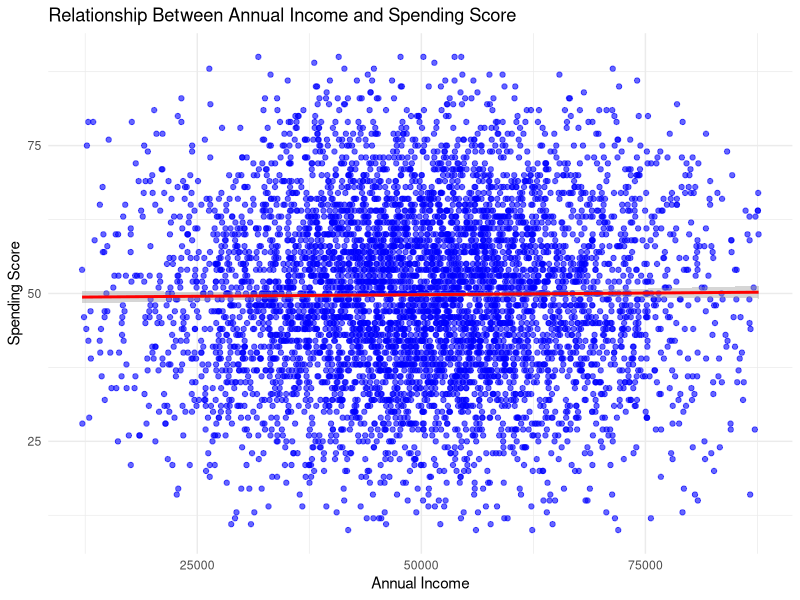
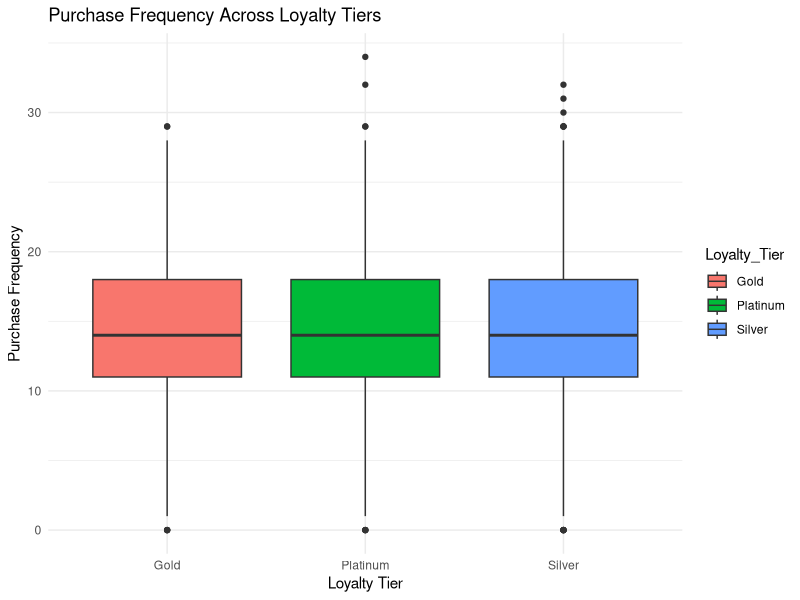
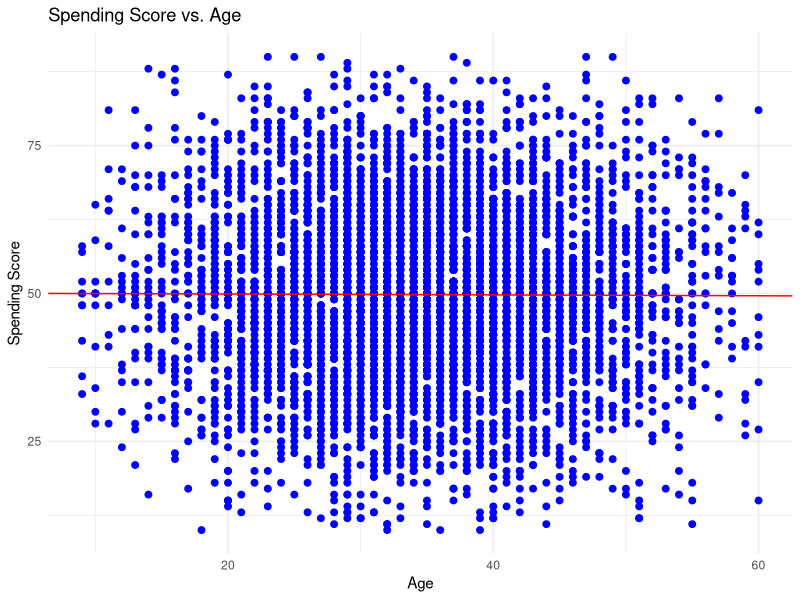
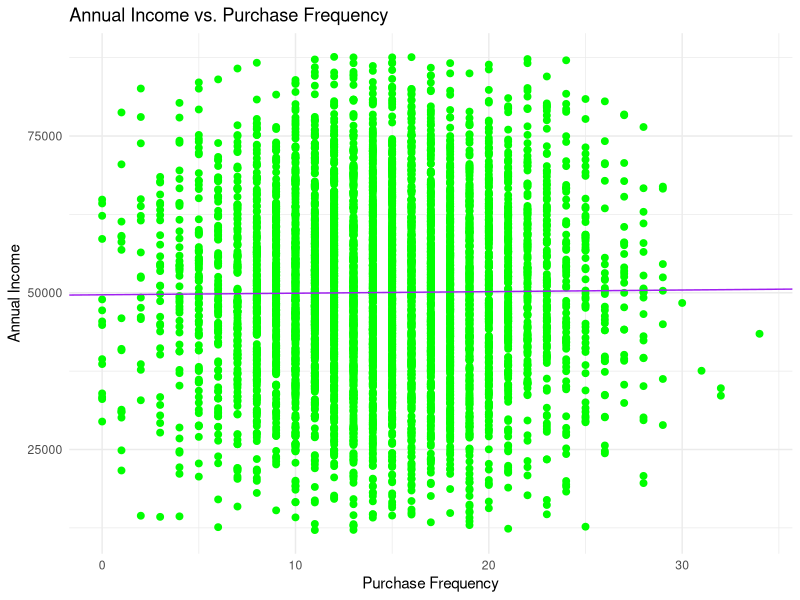

R code for these plots, in order:
# Project Milestone 3, ALY 6010, 14/12/2024

# Upload the data set

data <- read.csv("customer_satisfaction_survey_clean.csv")

# Question 1: Is there a significant relationship between Annual_Income and Spending_Score?

# Dependent Variable: Spending_Score (Customer spending score).
# Independent Variable: Annual_Income (Customer annual income). 

# Null Hypothesis (𝐻0): There is no significant relationship between Annual_Income and Spending_Score.
# Alternative Hypothesis (𝐻𝑎): There is a significant relationship between Annual_Income and Spending_Score.

# Calculate means
mean_x <- mean(data$Annual_Income)
mean_y <- mean(data$Spending_Score)

# Calculate slope (beta1)
numerator <- sum((data$Annual_Income - mean_x) * (data$Spending_Score - mean_y))
denominator <- sum((data$Annual_Income - mean_x)^2)
beta1 <- numerator / denominator

# Calculate intercept (beta0)
beta0 <- mean_y - beta1 * mean_x

# Calculate predicted Spending_Score
data$predicted_y <- beta0 + beta1 * data$Annual_Income

# Residuals
data$residuals <- data$Spending_Score - data$predicted_y

# Standard Error of Regression
SE <- sqrt(sum(data$residuals^2) / (nrow(data) - 2))

# Hypothesis Testing
# t = beta1 / SE_beta1
SE_beta1 <- SE / sqrt(denominator)
t_value <- beta1 / SE_beta1

# Degrees of freedom
df <- nrow(data) - 2

# p-value
p_value <- 2 * (1 - pt(abs(t_value), df))

# Results
cat("Beta1 (Slope):", beta1, "\n")
cat("T-Value:", t_value, "\n")
cat("P-Value:", p_value, "\n")

# Decision
if (p_value < 0.05) {
  cat("Reject null hypothesis: There is a significant relationship between Annual Income and Spending Score.\n")
} else {
  cat("Fail to reject null hypothesis: No significant relationship between Annual Income and Spending Score.\n")
} 

# Scatterplot of Annual_Income vs. Spending_Score
library(ggplot2)

ggplot(data, aes(x = Annual_Income, y = Spending_Score)) +
  geom_point(color = "blue", alpha = 0.6) +
  geom_smooth(method = "lm", color = "red", se = TRUE) +
  labs(title = "Relationship Between Annual Income and Spending Score",
       x = "Annual Income",
       y = "Spending Score") +
  theme_minimal()

# Question 2: Does Purchase_Frequency significantly differ across Loyalty_Tier?
# Dependent Variable: Purchase_Frequency (Number of purchases per year).
# Independent Variable: Loyalty_Tier (Categorical variable with different loyalty levels)

# Null Hypothesis (𝐻0): There is no difference in Purchase_Frequency across loyalty tiers.
# Alternative Hypothesis (𝐻𝑎): There is a difference in Purchase_Frequency across loyalty tiers.

# Overall mean
grand_mean <- mean(data$Purchase_Frequency)

# Means for each group
group_means <- tapply(data$Purchase_Frequency, data$Loyalty_Tier, mean)

# Total Sum of Squares (SST)
sst <- sum((data$Purchase_Frequency - grand_mean)^2)

# Ensure Loyalty_Tier is a factor
data$Loyalty_Tier <- as.factor(data$Loyalty_Tier)

# Compute Between-Group Sum of Squares (SSB)
ssb <- sum(sapply(unique(data$Loyalty_Tier), function(tier) {
  n_tier <- sum(data$Loyalty_Tier == tier)  # Count of observations in each tier
  mean_tier <- group_means[tier]           # Group mean for the tier
  n_tier * (mean_tier - grand_mean)^2      # SSB contribution for the tier
}))

# Within-Group Sum of Squares (SSW)
ssw <- sst - ssb

# Degrees of freedom
df_between <- length(group_means) - 1
df_within <- nrow(data) - length(group_means)

# Mean squares
ms_between <- ssb / df_between
ms_within <- ssw / df_within

# F-statistic
f_stat <- ms_between / ms_within

# p-value
p_value <- 1 - pf(f_stat, df_between, df_within)

# Results
cat("F-Statistic:", f_stat, "\n")
cat("P-Value:", p_value, "\n")

# Decision
if (p_value < 0.05) {
  cat("Reject null hypothesis: At least one Loyalty Tier has a significantly different Purchase Frequency.\n")
} else {
  cat("Fail to reject null hypothesis: No significant difference in Purchase Frequency across Loyalty Tiers.\n")
}

# Boxplot of Purchase_Frequency by Loyalty_Tier
ggplot(data, aes(x = Loyalty_Tier, y = Purchase_Frequency, fill = Loyalty_Tier)) +
  geom_boxplot() +
  labs(title = "Purchase Frequency Across Loyalty Tiers",
       x = "Loyalty Tier",
       y = "Purchase Frequency") +
  theme_minimal()


# Question 3: Is there a significant relationship between Age and Spending_Score?
# Dependent Variable: Purchase_Frequency (Number of purchases per year).
# Independent Variable: Annual_Income (Customer annual income).

# Null Hypothesis (𝐻0): There is no significant relationship between Purchase_Frequency and Annual_Income.
# Alternative Hypothesis (𝐻𝑎): There is a significant relationship between Purchase_Frequency and Annual_Income.

# Calculate means for Age and Spending_Score
age_mean <- mean(data$Age)
spending_mean <- mean(data$Spending_Score)

# Calculate intermediate values for the slope (beta_1)
data$diff_age <- data$Age - age_mean
data$diff_spending <- data$Spending_Score - spending_mean
data$xy_product <- data$diff_age * data$diff_spending
data$x_squared <- data$diff_age^2

# Compute beta_1 (slope)
beta_1 <- sum(data$xy_product) / sum(data$x_squared)

# Calculate beta_0 (intercept)
beta_0 <- spending_mean - beta_1 * age_mean

# Display the final linear regression equation
cat("Linear Regression Equation: Spending_Score =", round(beta_0, 2), "+", round(beta_1, 2), "* Age\n")

# Predict Spending_Score for specific ages
# Example: Predict spending score for age 30
new_age <- 30
predicted_spending <- beta_0 + beta_1 * new_age
cat("Predicted Spending Score for Age", new_age, ":", round(predicted_spending, 2), "\n")

# Example: Predict spending score for age 50
new_age <- 50
predicted_spending <- beta_0 + beta_1 * new_age
cat("Predicted Spending Score for Age", new_age, ":", round(predicted_spending, 2), "\n")

# Visualization
ggplot(data, aes(x = Age, y = Spending_Score)) +
  geom_point(colour = 'blue', size = 2) +
  geom_abline(intercept = beta_0, slope = beta_1, colour = 'red') +
  labs(
    title = "Spending Score vs. Age",
    x = "Age",
    y = "Spending Score"
  ) +
  theme_minimal()

# Question 4: Is there a significant relationship between Purchase_Frequency and Annual_Income?
# Dependent Variable: Purchase_Frequency (Number of purchases per year).
# Independent Variable: Spending_Score (Customer spending score). 

# Hypothesis:

# Null Hypothesis (𝐻0): There is no significant relationship between Purchase_Frequency and Spending_Score.
# Alternative Hypothesis (𝐻𝑎): There is a significant relationship between Purchase_Frequency and Spending_Score.

# Calculate means for Purchase_Frequency and Annual_Income
freq_mean <- mean(data$Purchase_Frequency)
income_mean <- mean(data$Annual_Income)

# Calculate intermediate values for the slope (beta_1)
data$diff_freq <- data$Purchase_Frequency - freq_mean
data$diff_income <- data$Annual_Income - income_mean
data$xy_product <- data$diff_freq * data$diff_income
data$x_squared <- data$diff_freq^2

# Compute beta_1 (slope)
beta_1 <- sum(data$xy_product) / sum(data$x_squared)

# Calculate beta_0 (intercept)
beta_0 <- income_mean - beta_1 * freq_mean

# Display the final linear regression equation
cat("Linear Regression Equation: Annual_Income =", round(beta_0, 2), "+", round(beta_1, 2), "* Purchase_Frequency\n")

# Predict Annual_Income for specific Purchase_Frequency values
# Example: Predict income for purchase frequency of 5
new_freq <- 5
predicted_income <- beta_0 + beta_1 * new_freq
cat("Predicted Annual Income for Purchase Frequency", new_freq, ":", round(predicted_income, 2), "\n")

# Visualization
ggplot(data, aes(x = Purchase_Frequency, y = Annual_Income)) +
  geom_point(colour = 'green', size = 2) +
  geom_abline(intercept = beta_0, slope = beta_1, colour = 'purple') +
  labs(
    title = "Annual Income vs. Purchase Frequency",
    x = "Purchase Frequency",
    y = "Annual Income"
  ) +
  theme_minimal()
